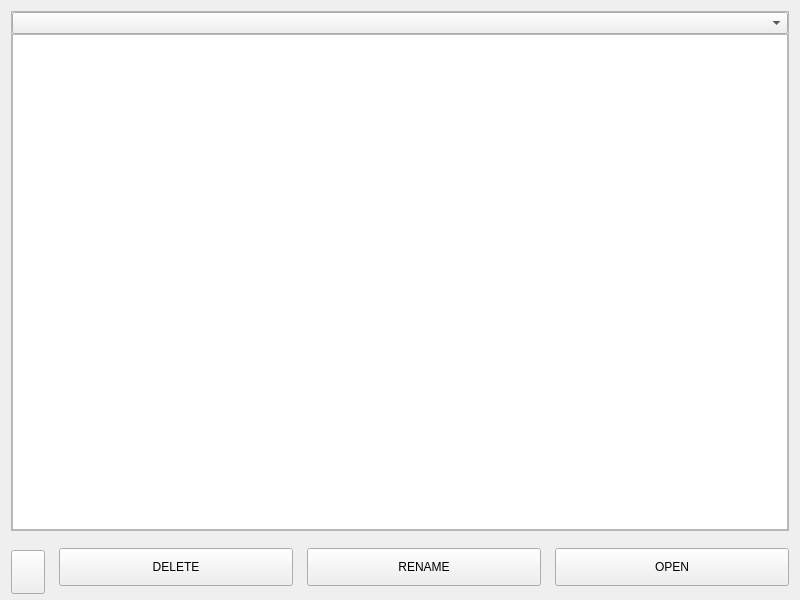
<?xml version="1.0" encoding="UTF-8"?>
<ui version="4.0">
 <class>Form</class>
 <widget class="MkTransparentWidget" name="Form">
  <property name="geometry">
   <rect>
    <x>0</x>
    <y>0</y>
    <width>800</width>
    <height>600</height>
   </rect>
  </property>
  <property name="sizePolicy">
   <sizepolicy hsizetype="Fixed" vsizetype="Fixed">
    <horstretch>0</horstretch>
    <verstretch>0</verstretch>
   </sizepolicy>
  </property>
  <property name="minimumSize">
   <size>
    <width>800</width>
    <height>600</height>
   </size>
  </property>
  <property name="maximumSize">
   <size>
    <width>800</width>
    <height>600</height>
   </size>
  </property>
  <property name="windowTitle">
   <string>Form</string>
  </property>
  <layout class="QVBoxLayout" name="verticalLayout">
   <property name="spacing">
    <number>14</number>
   </property>
   <item>
    <widget class="QFrame" name="frame">
     <property name="sizePolicy">
      <sizepolicy hsizetype="Preferred" vsizetype="Expanding">
       <horstretch>0</horstretch>
       <verstretch>0</verstretch>
      </sizepolicy>
     </property>
     <property name="frameShape">
      <enum>QFrame::StyledPanel</enum>
     </property>
     <property name="frameShadow">
      <enum>QFrame::Raised</enum>
     </property>
     <property name="styleClass" stdset="0">
      <string>comboFrame</string>
     </property>
     <layout class="QVBoxLayout" name="verticalLayout_2">
      <property name="spacing">
       <number>0</number>
      </property>
      <property name="leftMargin">
       <number>0</number>
      </property>
      <property name="topMargin">
       <number>0</number>
      </property>
      <property name="rightMargin">
       <number>0</number>
      </property>
      <property name="bottomMargin">
       <number>0</number>
      </property>
      <item>
       <widget class="MkRemovableDeviceComboBox" name="mkremovabledevicecombobox">
        <property name="iconSize">
         <size>
          <width>20</width>
          <height>20</height>
         </size>
        </property>
       </widget>
      </item>
      <item>
       <widget class="MkFileTableView" name="filelistview">
        <property name="dragEnabled">
         <bool>true</bool>
        </property>
        <property name="dragDropMode">
         <enum>QAbstractItemView::DragDrop</enum>
        </property>
        <property name="defaultDropAction">
         <enum>Qt::CopyAction</enum>
        </property>
        <property name="alternatingRowColors">
         <bool>true</bool>
        </property>
        <property name="selectionMode">
         <enum>QAbstractItemView::SingleSelection</enum>
        </property>
        <property name="verticalScrollMode">
         <enum>QAbstractItemView::ScrollPerPixel</enum>
        </property>
        <property name="horizontalScrollMode">
         <enum>QAbstractItemView::ScrollPerPixel</enum>
        </property>
        <property name="showGrid">
         <bool>false</bool>
        </property>
       </widget>
      </item>
     </layout>
    </widget>
   </item>
   <item>
    <layout class="QHBoxLayout" name="horizontalLayout">
     <property name="spacing">
      <number>14</number>
     </property>
     <item>
      <widget class="QPushButton" name="pushButton_4">
       <property name="minimumSize">
        <size>
         <width>34</width>
         <height>44</height>
        </size>
       </property>
       <property name="maximumSize">
        <size>
         <width>34</width>
         <height>34</height>
        </size>
       </property>
       <property name="styleSheet">
        <string notr="true">width: 30px;
height: 30px;</string>
       </property>
       <property name="text">
        <string/>
       </property>
       <property name="icon">
        <iconset>
         <normaloff>../icons/eject.png</normaloff>../icons/eject.png</iconset>
       </property>
       <property name="iconSize">
        <size>
         <width>20</width>
         <height>20</height>
        </size>
       </property>
      </widget>
     </item>
     <item>
      <widget class="QPushButton" name="pushButton">
       <property name="styleSheet">
        <string notr="true">width: 80px;
height: 30px;</string>
       </property>
       <property name="text">
        <string>DELETE</string>
       </property>
      </widget>
     </item>
     <item>
      <widget class="QPushButton" name="pushButton_2">
       <property name="styleSheet">
        <string notr="true">width: 80px;
height: 30px;</string>
       </property>
       <property name="text">
        <string>RENAME</string>
       </property>
      </widget>
     </item>
     <item>
      <widget class="QPushButton" name="pushButton_3">
       <property name="styleSheet">
        <string notr="true">width: 80px;
height: 30px;</string>
       </property>
       <property name="text">
        <string>OPEN</string>
       </property>
      </widget>
     </item>
    </layout>
   </item>
  </layout>
 </widget>
 <customwidgets>
  <customwidget>
   <class>RemovableDeviceComboBox</class>
   <extends>QComboBox</extends>
   <header>qtpyvcp.widgets.input_widgets.file_system</header>
  </customwidget>
  <customwidget>
   <class>MkFileTableView</class>
   <extends>QTableView</extends>
   <header>monokrom.common.widgets.file_list_view</header>
  </customwidget>
  <customwidget>
   <class>MkRemovableDeviceComboBox</class>
   <extends>RemovableDeviceComboBox</extends>
   <header>monokrom.common.widgets.file_list_view</header>
  </customwidget>
  <customwidget>
   <class>MkTransparentWidget</class>
   <extends>QWidget</extends>
   <header>monokrom.common.widgets.transparent_widget</header>
   <container>1</container>
  </customwidget>
 </customwidgets>
 <resources/>
 <connections>
  <connection>
   <sender>pushButton_3</sender>
   <signal>clicked()</signal>
   <receiver>filelistview</receiver>
   <slot>openSelectedItem()</slot>
   <hints>
    <hint type="sourcelabel">
     <x>330</x>
     <y>568</y>
    </hint>
    <hint type="destinationlabel">
     <x>326</x>
     <y>479</y>
    </hint>
   </hints>
  </connection>
  <connection>
   <sender>mkremovabledevicecombobox</sender>
   <signal>currentPathChanged(QString)</signal>
   <receiver>filelistview</receiver>
   <slot>setRootPath(QString)</slot>
   <hints>
    <hint type="sourcelabel">
     <x>106</x>
     <y>21</y>
    </hint>
    <hint type="destinationlabel">
     <x>108</x>
     <y>44</y>
    </hint>
   </hints>
  </connection>
  <connection>
   <sender>mkremovabledevicecombobox</sender>
   <signal>currentDeviceEjectable(bool)</signal>
   <receiver>pushButton_4</receiver>
   <slot>setVisible(bool)</slot>
   <hints>
    <hint type="sourcelabel">
     <x>148</x>
     <y>20</y>
    </hint>
    <hint type="destinationlabel">
     <x>43</x>
     <y>571</y>
    </hint>
   </hints>
  </connection>
  <connection>
   <sender>pushButton_4</sender>
   <signal>clicked()</signal>
   <receiver>mkremovabledevicecombobox</receiver>
   <slot>ejectDevice()</slot>
   <hints>
    <hint type="sourcelabel">
     <x>31</x>
     <y>565</y>
    </hint>
    <hint type="destinationlabel">
     <x>31</x>
     <y>13</y>
    </hint>
   </hints>
  </connection>
 </connections>
</ui>
